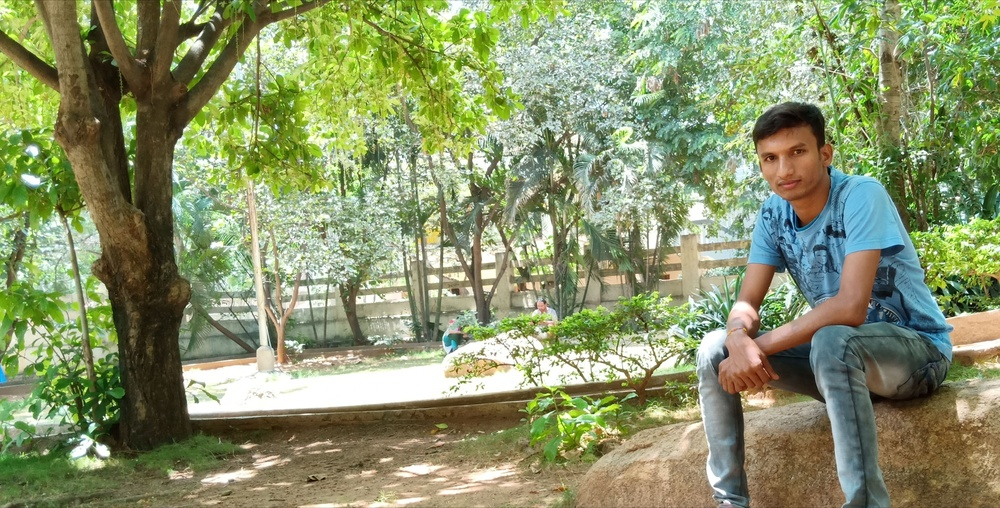
#> input picture mypic.jpg, 1000 x 508 px, shrunk from 3529 x 1794 before the run, given in place of the camera
$ python CV-VideoColor.py
#> lines starting #> are read from the running program, lines starting #| are printed output that depends on the picture; after the words box and inside, x2 and y2 are one past the last pixel; in counts of white or black regions, pixels touching at a corner belong together
import cv2
import numpy as np

cap=cv2.VideoCapture(0)

while True:
    _,frame=cap.read()
#> frame is the input picture: shape (508, 1000, 3); mean B, G, R 105.3, 147.2, 136.6
    hsv=cv2.cvtColor(frame, cv2.COLOR_BGR2HSV)
#> hsv: shape (508, 1000, 3); mean H, S, V 40.4, 97.4, 153.6

    lower_red=np.array([60,0,0])
    upper_red=np.array([255,255,255])

    mask=cv2.inRange(hsv, lower_red, upper_red)
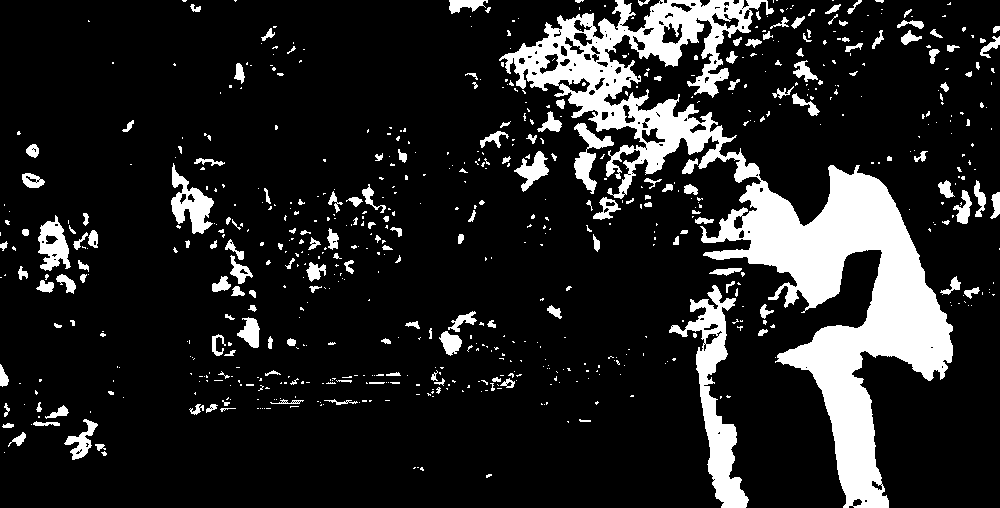
#> mask: shape (508, 1000); 14.4% white; 698 white regions (514 under 20 px), largest, box (x1, y1, x2, y2) and area: (499, 0, 953, 508) 47603, (669, 285, 749, 508) 4966, (171, 163, 214, 234) 1358
    res=cv2.bitwise_and(frame,frame, mask = mask)
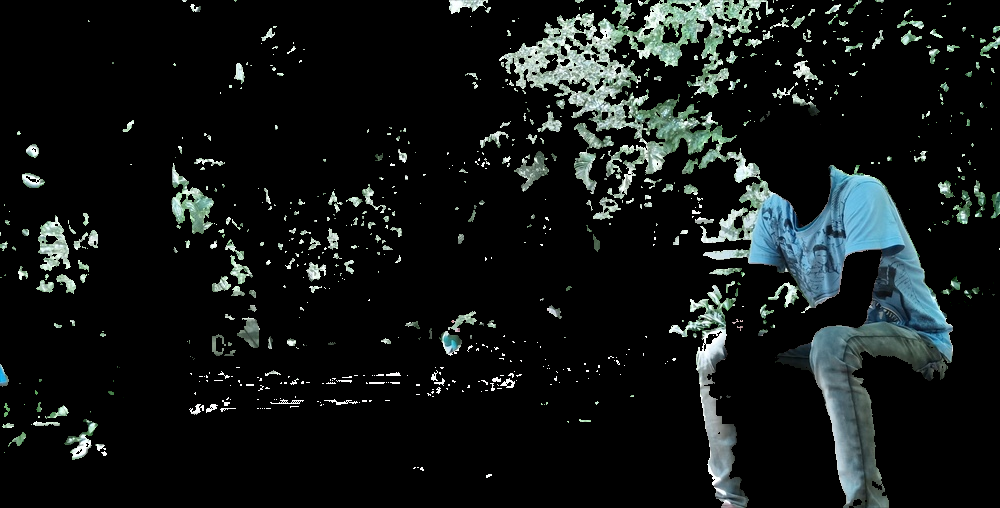
#> res: shape (508, 1000, 3); mean B, G, R 22.7, 23.3, 18.9
    blur=cv2.GaussianBlur(res,(15,15),0)
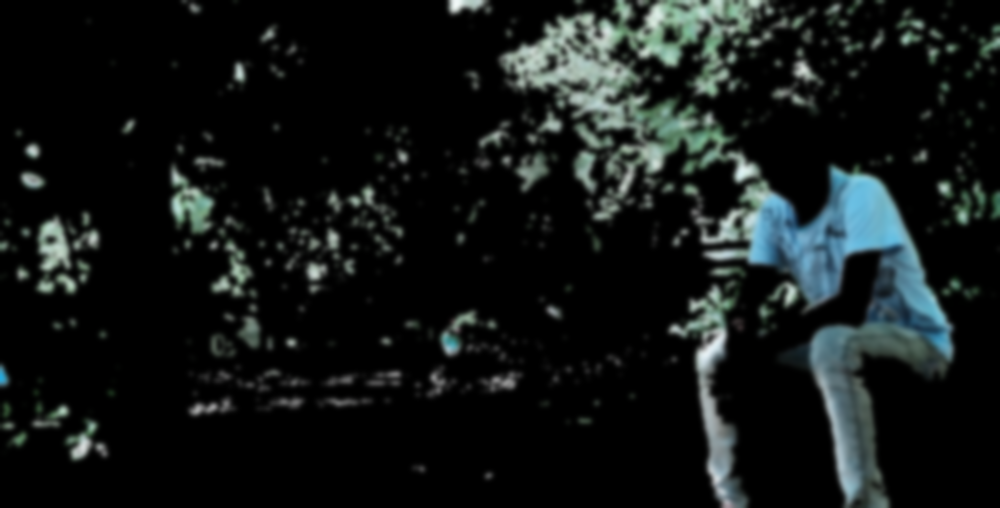
#> blur: shape (508, 1000, 3); mean B, G, R 22.6, 23.3, 18.9

    cv2.imshow('frame',frame)
    cv2.imshow('mask', mask)
    cv2.imshow('res', res)
    cv2.imshow('blur', blur)

    k=cv2.waitKey(5) & 0xFF
#> (key Esc is pressed here)
    if k == 27:
        break

cap.release()
cv2.destroyAllWindows()

$ run again, on nature.jpg
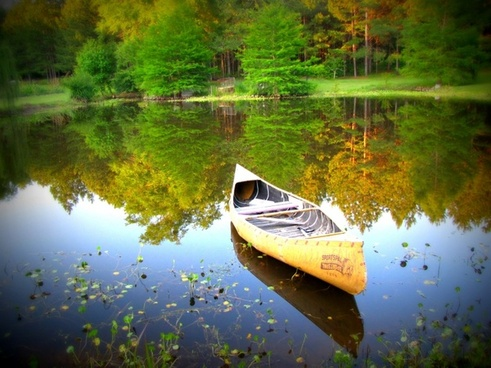
#> input picture nature.jpg, 491 x 368 px, given in place of the camera
#> frame is the input picture: shape (368, 491, 3); mean B, G, R 67.9, 109.8, 98.3
#> hsv: shape (368, 491, 3); mean H, S, V 56.1, 158.9, 121.9
#> `mask=cv2.inRange(hsv, lower_red, upper_red)`:
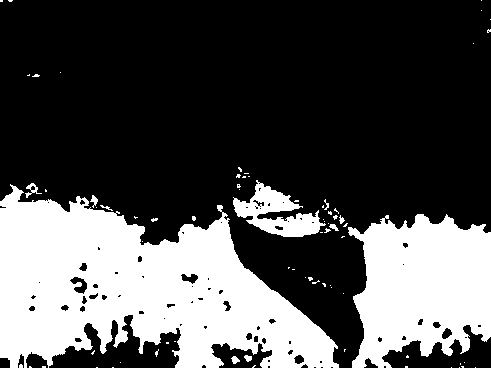
#> mask: shape (368, 491); 31% white; 75 white regions (64 under 20 px), largest, box (x1, y1, x2, y2) and area: (0, 184, 339, 368) 36824, (348, 214, 491, 368) 16184, (233, 180, 326, 237) 2333
#> `blur=cv2.GaussianBlur(res,(15,15),0)`:
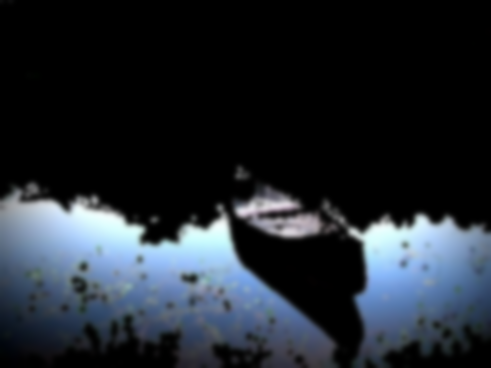
#> blur: shape (368, 491, 3); mean B, G, R 47.3, 39.8, 33.6
